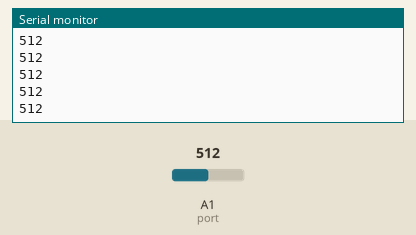
Simulated run of this sketch. Board: Arduino Uno, built with avr-gcc and run on an emulated ATmega328P. On the bench: the last lines printed to the serial monitor. Inputs (shaded band) come from the test bench; at power-on: A1 (port) = 512.

Above: at 1.2 s.
1.3 s: A1 (port) set to 716
At 2.4 s:
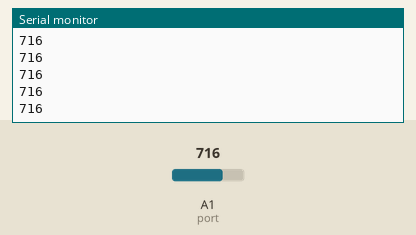
2.8 s: A1 (port) set to 900
At 3.5 s:
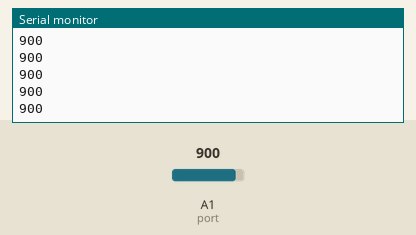
Timing chart, 0 to 5.8 s (numbered marks = the images above; inputs shaded):
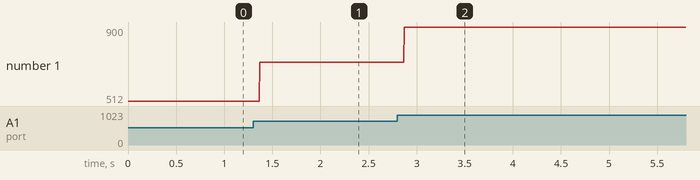

Measured:
- after the input at 1.3 s, the serial monitor: prints a new line after 0.07 s (image 1)
- after the input at 2.8 s, the serial monitor: prints a new line after 0.07 s (image 2)
- plotted number 1: 512 → 716 after the input at 1.3 s, 716 → 900 after the input at 2.8 s

The sketch:

stripeSensor.ino
```cpp
#define port 1//analog port 1 input

void setup() {
  pinMode(port,INPUT);
  Serial.begin(9600);
}

void loop() {
  Serial.println(analogRead(port));
}
```
